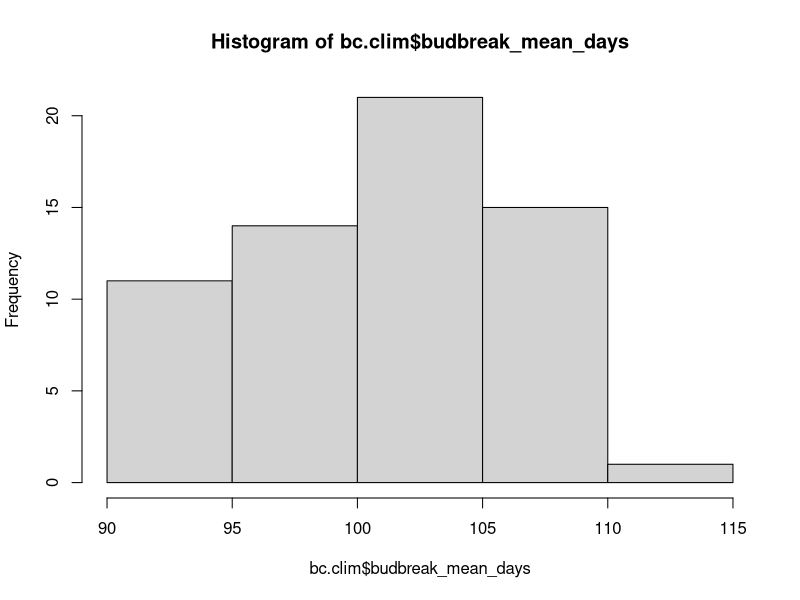
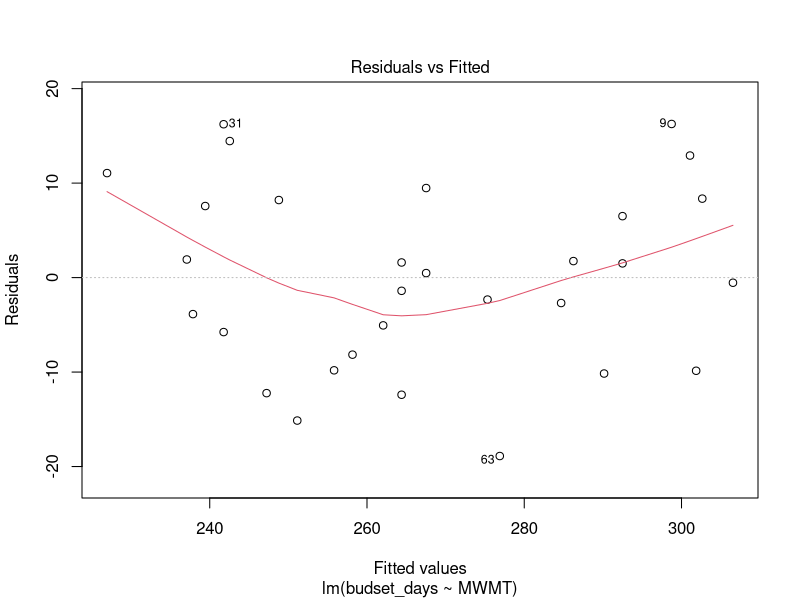
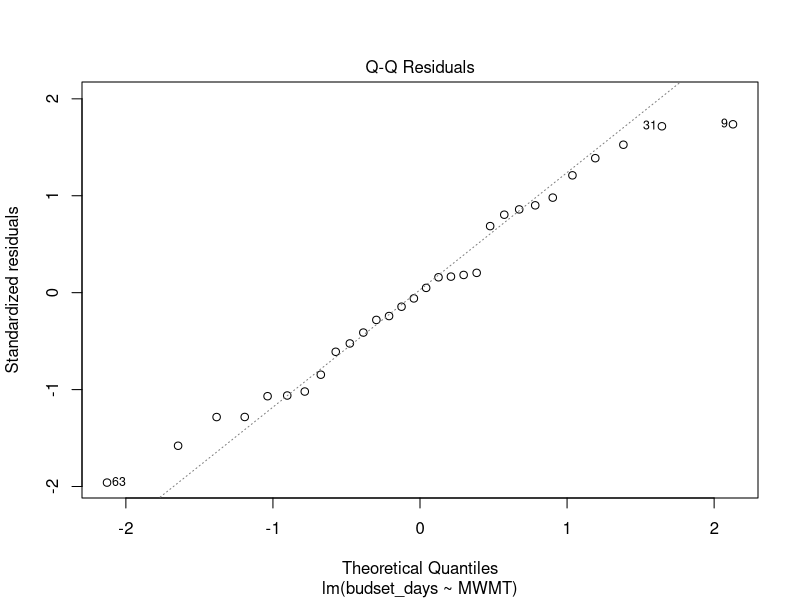
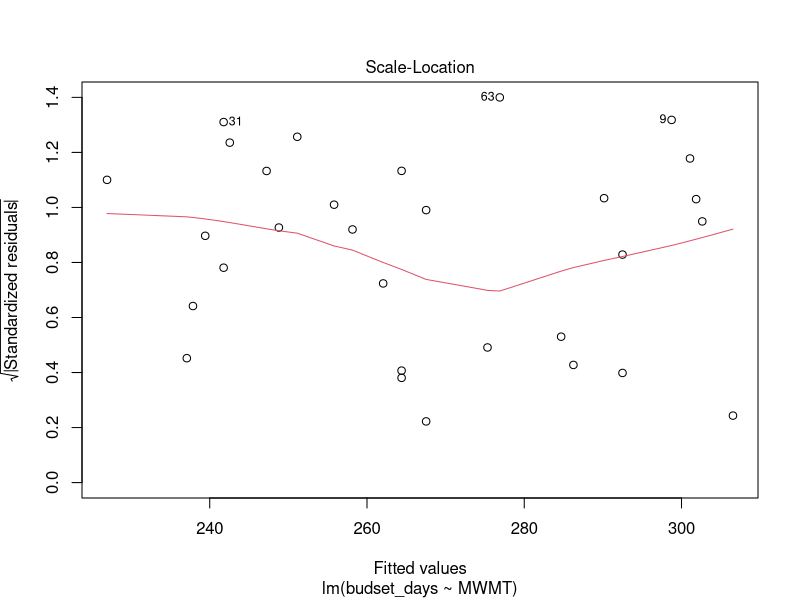
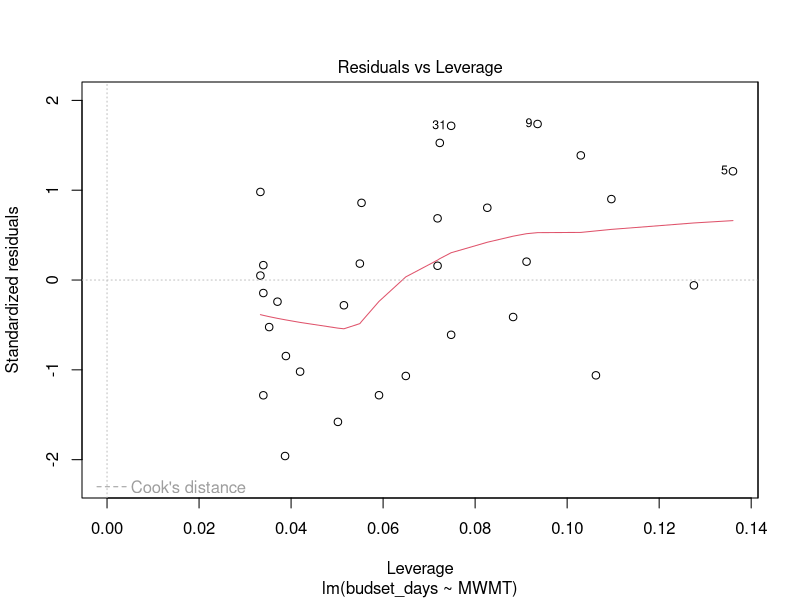
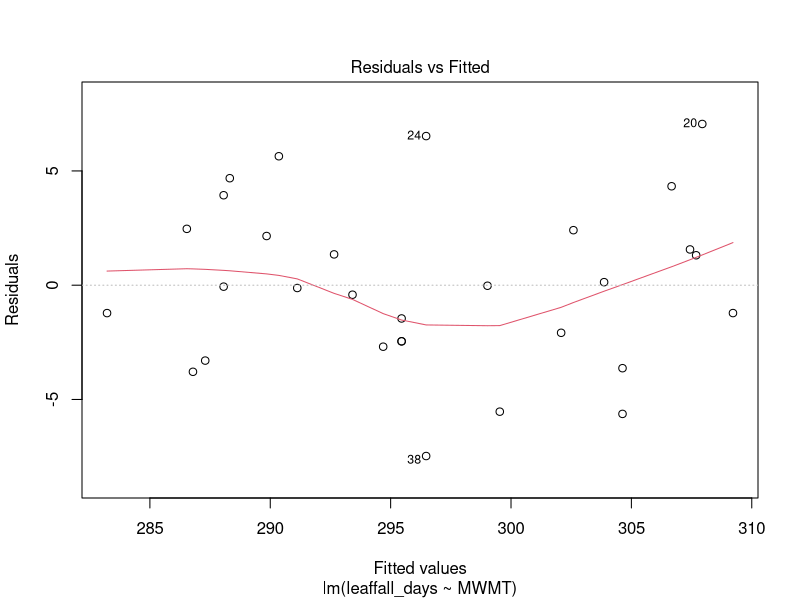
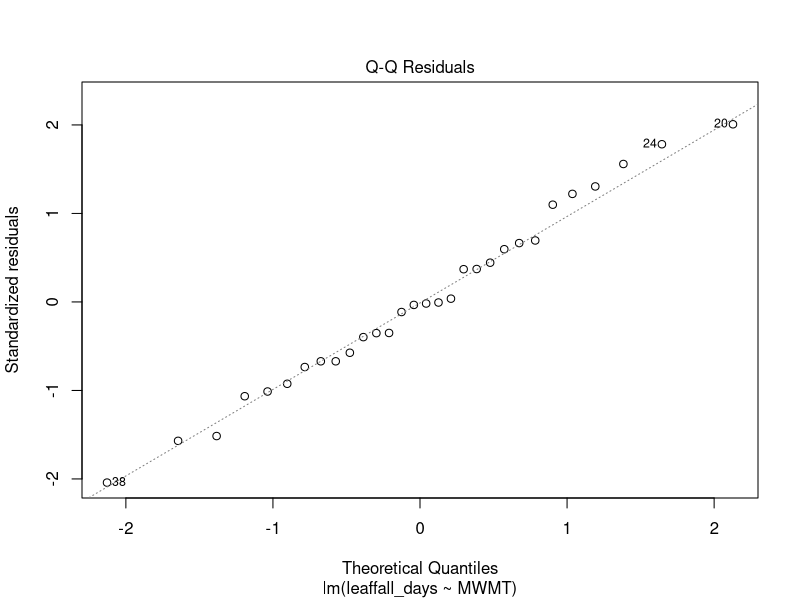
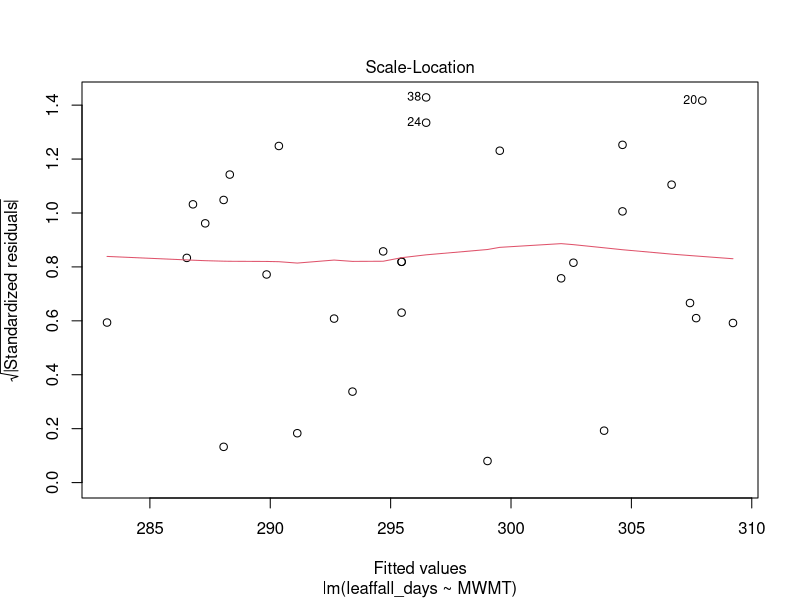

The R source for these figures, in order:
# black cherry figures
#author: Mary McCafferty


#load packages
library(ggplot2)

safe_colorblind_palette <- c("#882255", "#888888", "#88CCEE", "#6699CC", "#44AA99", 
                             "#999933", "#117733", "#332288", "#CC6677", "#DDCC77", "#AA4499")

# exploration of the Carter data set

#read in the data
bc.clim = read.csv("BlackCherryCarter_withClimate.csv")

# explore the data
hist(bc.clim$budbreak_mean_days)

bc.clim$BudSet_1978_Mean = as.Date(bc.clim$BudSet_1978_Mean, "%Y-%m-%d")
bc.clim$LeafFall_1978_Mean = as.Date(bc.clim$LeafFall_1978_Mean, "%Y-%m-%d")
bc.clim$budset_days = as.numeric(bc.clim$BudSet_1978_Mean- as.Date("1977-12-31", "%Y-%m-%d"))
bc.clim$leaffall_days = as.numeric(bc.clim$LeafFall_1978_Mean- as.Date("1977-12-31", "%Y-%m-%d"))


# filter to only Reedsville observations
bc.rd = na.omit(bc.clim)


set.mwmt = lm(budset_days ~ MWMT, data = bc.rd)
summary(set.mwmt)
plot(set.mwmt)
# very strong model

fall.mwmt = lm(leaffall_days ~ MWMT, data = bc.rd)
summary(fall.mwmt)
plot(fall.mwmt)
# very strong model


# save the figure
#png device
png(filename = "C:/Users/mkmcc/OneDrive - The Pennsylvania State University/MaryMcCafferty/Phenology/Figures/BlackCherryFall1.png", height = 550, width = 750, unit='px')

ggplot(data= bc.rd, aes(x=MWMT))+
  geom_point(aes(y=budset_days, color = "Budset"), size = 6, shape = 18)+
  geom_point(aes(y=leaffall_days, color = "Leaf fall"), size = 6, shape = 18)+
  geom_smooth(aes(y=budset_days), se=F, method='lm', formula = y~ x + I(x^2), color = "black")+
  geom_smooth(aes(y=leaffall_days), se=F, method='lm', color = "black")+
  guides(size="none", color = guide_legend(override.aes = list(size=4)))+theme_bw()+
  scale_color_manual(name = "", breaks = c("Leaf fall", "Budset"), values = c("Leaf fall" = "#6699CC", "Budset" = "#CC6677"))+
  scale_y_continuous(limits = c(225, 325), breaks = c(225, 240, 255, 270, 285, 300, 315), labels = c("Aug-13","Aug-28", "Sept-12", "Sept-27", "Oct-12", "Oct-27", "Nov-11"))+
  ylab("Average date of phenology event")+xlab("Population home climate (Mean warmest month temperature °C)")+
  theme(axis.text.x = element_text(size = 12), axis.text.y = element_text(size=12), 
        axis.title.x = element_text(size=16), axis.title.y = element_text(size=16),
        legend.text = element_text(size=12), legend.position = "inside", 
        legend.justification = c("left", "top"), legend.background = element_blank(), 
        legend.box.background = element_rect(color = "black"))

dev.off()

ggplot(data= bc.rd, aes(x=DD18_sm, y=leaffall_days))+
  geom_point(aes(size=2), color = "#FC8D62")+
  geom_smooth(se=F, method='lm', color = "black")+
  guides(size="none")+theme_bw()

bc.clim = bc.clim[!is.na(bc.clim$budbreak_mean_days),]

#best model is DD_0_wt with quadratic term
# now for the spring models
budbreak.dd0wt = lm(budbreak_mean_days ~ DD_0_wt + I(DD_0_wt^2) + TestSite, data = bc.clim)
summary(budbreak.dd0wt)
plot(budbreak.dd0wt)

budbreak.td = lm(budbreak_mean_days ~ TD + TestSite, data = bc.clim)
summary(budbreak.td)

bc.clim = cbind(bc.clim, pred = predict(budbreak.td))

# adjust for test site to make simpler figure
budbreak.dd0wt$coefficients[3]
for (i in 1:nrow(bc.clim)) {
  if (bc.clim$TestSite[i] == "RD"){
    bc.clim$budbreak.test.adj[i] = bc.clim$budbreak_mean_days[i] - budbreak.dd0wt$coefficients[4]
  } else {
    bc.clim$budbreak.test.adj[i] = bc.clim$budbreak_mean_days[i]
  }
 
}


# save the figure
#png device
png(filename = "C:/Users/mkmcc/OneDrive - The Pennsylvania State University/MaryMcCafferty/Phenology/Figures/BlackCherrySpring1V2.png", height = 550, width = 750, unit='px')

ggplot(data = bc.clim, aes(x=DD_0_wt, y=budbreak_mean_days, color = TestSite, group = TestSite))+
  geom_point(size=6, shape = 18)+
  scale_color_manual(labels = c("Cooper's rock, WV", "Reedsville, WV"), values = c("#44AA99", "#AA4499"))+
  geom_line(mapping = aes(y=pred), linewidth=1)+
  scale_y_continuous(limits = c(88, 117), breaks = c(90, 95, 100, 105, 110, 115), labels = c("Mar-31","Apr-05", "Apr-10", "Apr-15", "Apr-20", "Apr-25"))+
  theme_bw()+ guides(size="none",  color = guide_legend(override.aes = list(size=4)))+labs(color = "Test site", shape = "Test site")+
  xlab("Population home climate (Degree days below 0 °C in Winter)")+
  ylab("Average budbreak date")+
  theme(axis.text.x = element_text(size = 12), axis.text.y = element_text(size=12), 
        axis.title.x = element_text(size=16), axis.title.y = element_text(size=16))

dev.off()

#png device

ggplot(data = bc.clim, aes(x=TD, y=budbreak.test.adj))+
  geom_point(size=6, color = "#44AA99", shape = 18)+
  stat_smooth(method='lm', se=F, color = "black", formula = y~x)+
  scale_y_continuous(limits = c(93, 117), breaks = c(95, 100, 105, 110, 115), labels = c("Apr-05", "Apr-10", "Apr-15", "Apr-20", "Apr-25"))+
  theme_bw()+ guides(size="none",  color = guide_legend(override.aes = list(size=4)))+labs(color = "Test site", shape = "Test site")+
  xlab("Population home climate (Continentality; MWMT - MCMT °C)")+
  ylab("Average budbreak date")+
  theme(axis.text.x = element_text(size = 12), axis.text.y = element_text(size=12), 
        axis.title.x = element_text(size=16), axis.title.y = element_text(size=16))


png(filename = "C:/Users/mkmcc/OneDrive - The Pennsylvania State University/MaryMcCafferty/Phenology/Figures/BlackCherrySpring2.png", height = 550, width = 750, unit='px')

ggplot(data = bc.clim, aes(x=TD, y=budbreak_mean_days, shape = TestSite, color = TestSite))+
  geom_point(size=6)+
  geom_line(mapping = aes(y=pred), color = "black", linewidth = 1)+
  scale_color_manual(labels = c("Cooper's rock, WV", "Reedsville, WV"), values = c(CR = "#66C2A5", RD = "#E78AC3"))+
  scale_shape_manual(labels = c("Cooper's rock, WV", "Reedsville, WV"), values = c(CR = 20, RD = 18))+
  scale_y_continuous(limits = c(88, 112), breaks = c(90, 95, 100, 105, 110), labels = c("March-31", "Apr-5", "Apr-10", "Apr-15", "Apr-20"))+
  theme_bw()+ guides(size="none",  color = guide_legend(override.aes = list(size=4)))+labs(color = "Test site", shape = "Test site")+
  xlab("Continentality (MWMT - MCMT) of Seed Source (°C)")+
  ylab("Mean budbreak date at test site")+
  theme(axis.text.x = element_text(size = 12), axis.text.y = element_text(size=12), axis.title.x = element_text(size=14), axis.title.y = element_text(size=14))

dev.off()
